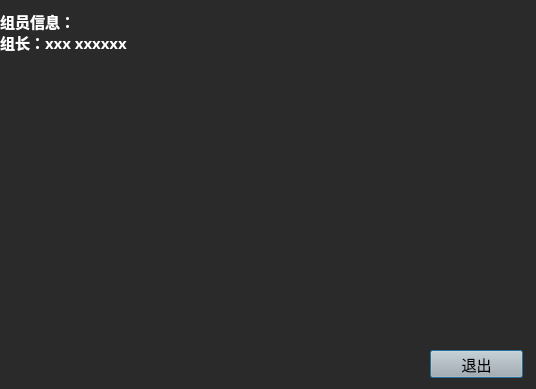
<?xml version="1.0" encoding="UTF-8"?>
<ui version="4.0">
 <class>help</class>
 <widget class="QDialog" name="help">
  <property name="geometry">
   <rect>
    <x>0</x>
    <y>0</y>
    <width>536</width>
    <height>389</height>
   </rect>
  </property>
  <property name="windowTitle">
   <string>帮助</string>
  </property>
  <property name="styleSheet">
   <string notr="true">background-color: rgb(42, 42, 42);</string>
  </property>
  <widget class="QLabel" name="label">
   <property name="geometry">
    <rect>
     <x>0</x>
     <y>10</y>
     <width>541</width>
     <height>391</height>
    </rect>
   </property>
   <property name="palette">
    <palette>
     <active>
      <colorrole role="WindowText">
       <brush brushstyle="SolidPattern">
        <color alpha="255">
         <red>255</red>
         <green>255</green>
         <blue>255</blue>
        </color>
       </brush>
      </colorrole>
      <colorrole role="Button">
       <brush brushstyle="SolidPattern">
        <color alpha="255">
         <red>42</red>
         <green>42</green>
         <blue>42</blue>
        </color>
       </brush>
      </colorrole>
      <colorrole role="Base">
       <brush brushstyle="SolidPattern">
        <color alpha="255">
         <red>42</red>
         <green>42</green>
         <blue>42</blue>
        </color>
       </brush>
      </colorrole>
      <colorrole role="Window">
       <brush brushstyle="SolidPattern">
        <color alpha="255">
         <red>42</red>
         <green>42</green>
         <blue>42</blue>
        </color>
       </brush>
      </colorrole>
     </active>
     <inactive>
      <colorrole role="WindowText">
       <brush brushstyle="SolidPattern">
        <color alpha="255">
         <red>255</red>
         <green>255</green>
         <blue>255</blue>
        </color>
       </brush>
      </colorrole>
      <colorrole role="Button">
       <brush brushstyle="SolidPattern">
        <color alpha="255">
         <red>42</red>
         <green>42</green>
         <blue>42</blue>
        </color>
       </brush>
      </colorrole>
      <colorrole role="Base">
       <brush brushstyle="SolidPattern">
        <color alpha="255">
         <red>42</red>
         <green>42</green>
         <blue>42</blue>
        </color>
       </brush>
      </colorrole>
      <colorrole role="Window">
       <brush brushstyle="SolidPattern">
        <color alpha="255">
         <red>42</red>
         <green>42</green>
         <blue>42</blue>
        </color>
       </brush>
      </colorrole>
     </inactive>
     <disabled>
      <colorrole role="WindowText">
       <brush brushstyle="SolidPattern">
        <color alpha="255">
         <red>120</red>
         <green>120</green>
         <blue>120</blue>
        </color>
       </brush>
      </colorrole>
      <colorrole role="Button">
       <brush brushstyle="SolidPattern">
        <color alpha="255">
         <red>42</red>
         <green>42</green>
         <blue>42</blue>
        </color>
       </brush>
      </colorrole>
      <colorrole role="Base">
       <brush brushstyle="SolidPattern">
        <color alpha="255">
         <red>42</red>
         <green>42</green>
         <blue>42</blue>
        </color>
       </brush>
      </colorrole>
      <colorrole role="Window">
       <brush brushstyle="SolidPattern">
        <color alpha="255">
         <red>42</red>
         <green>42</green>
         <blue>42</blue>
        </color>
       </brush>
      </colorrole>
     </disabled>
    </palette>
   </property>
   <property name="font">
    <font>
     <family>方正姚体</family>
     <pointsize>11</pointsize>
     <weight>75</weight>
     <bold>true</bold>
    </font>
   </property>
   <property name="text">
    <string>组员信息：
组长：xxx xxxxxx</string>
   </property>
   <property name="alignment">
    <set>Qt::AlignLeading|Qt::AlignLeft|Qt::AlignTop</set>
   </property>
  </widget>
  <widget class="QPushButton" name="pushButton">
   <property name="geometry">
    <rect>
     <x>430</x>
     <y>350</y>
     <width>93</width>
     <height>28</height>
    </rect>
   </property>
   <property name="font">
    <font>
     <family>方正姚体</family>
     <pointsize>11</pointsize>
    </font>
   </property>
   <property name="styleSheet">
    <string notr="true">background-color: rgb(179, 179, 179);</string>
   </property>
   <property name="text">
    <string>退出</string>
   </property>
  </widget>
 </widget>
 <resources/>
 <connections>
  <connection>
   <sender>pushButton</sender>
   <signal>clicked()</signal>
   <receiver>help</receiver>
   <slot>close()</slot>
   <hints>
    <hint type="sourcelabel">
     <x>476</x>
     <y>363</y>
    </hint>
    <hint type="destinationlabel">
     <x>267</x>
     <y>194</y>
    </hint>
   </hints>
  </connection>
 </connections>
</ui>
